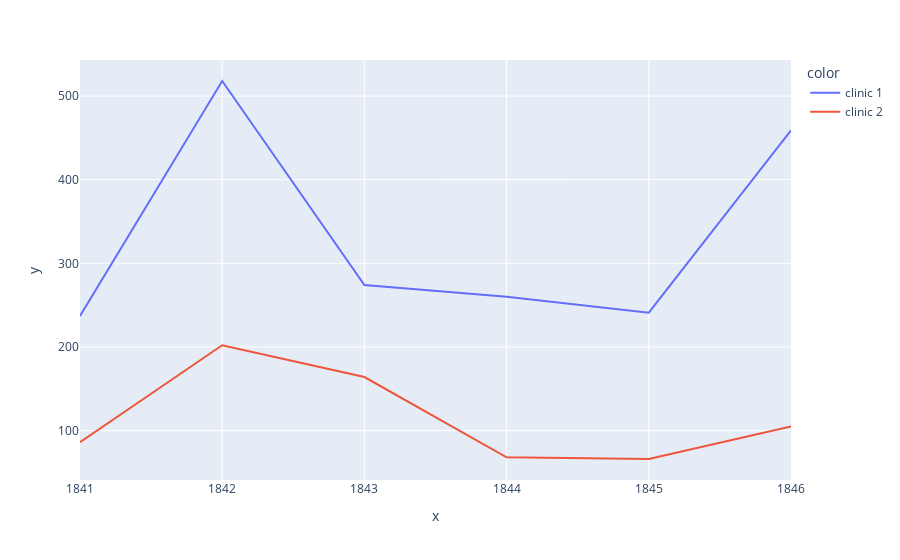

Notebook code cell kept with this figure:
### Code cell
px.line(x=df_yearly.year,y= df_yearly.deaths,color=df_yearly.clinic)

### Figure 1 — Plotly figure (JSON) as saved in the notebook; plotly's stock layout.template omitted (floating-point values rounded to 4 significant figures)
{"data": [{"hovertemplate": "color=clinic 1<br>x=%{x}<br>y=%{y}<extra></extra>", "legendgroup": "clinic 1", "line": {"color": "#636efa", "dash": "solid"}, "marker": {"symbol": "circle"}, "mode": "lines", "name": "clinic 1", "orientation": "v", "showlegend": true, "type": "scatter", "x": [1841, 1842, 1843, 1844, 1845, 1846], "xaxis": "x", "y": [237, 518, 274, 260, 241, 459], "yaxis": "y"}, {"hovertemplate": "color=clinic 2<br>x=%{x}<br>y=%{y}<extra></extra>", "legendgroup": "clinic 2", "line": {"color": "#EF553B", "dash": "solid"}, "marker": {"symbol": "circle"}, "mode": "lines", "name": "clinic 2", "orientation": "v", "showlegend": true, "type": "scatter", "x": [1841, 1842, 1843, 1844, 1845, 1846], "xaxis": "x", "y": [86, 202, 164, 68, 66, 105], "yaxis": "y"}], "layout": {"legend": {"title": {"text": "color"}, "tracegroupgap": 0}, "margin": {"t": 60}, "xaxis": {"anchor": "y", "domain": [0, 1], "title": {"text": "x"}}, "yaxis": {"anchor": "x", "domain": [0, 1], "title": {"text": "y"}}}}
